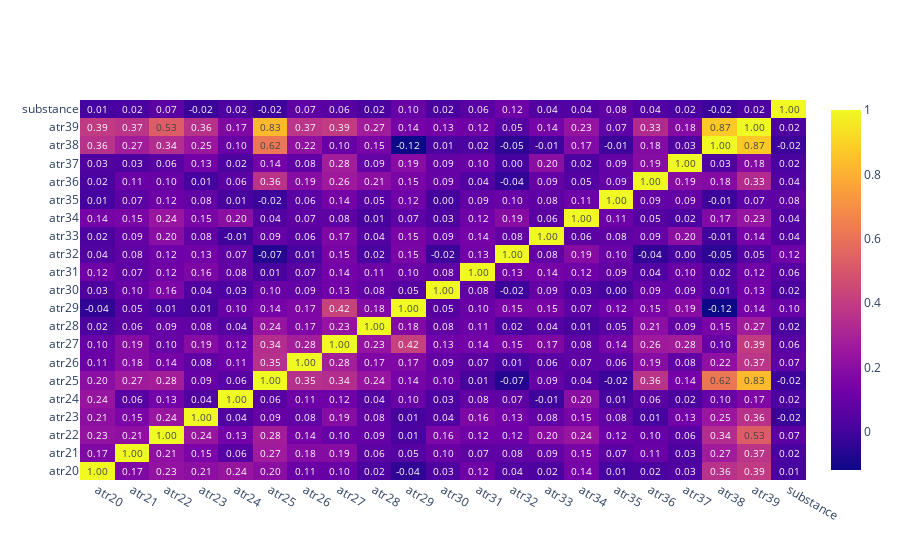

Source (notebook cell):
### Code cell
dataframe = regular_sentences.join([y])
correlation_matrix(dataframe)

### Figure 1 — Plotly figure (JSON) as saved in the notebook; plotly's stock layout.template omitted (floating-point values rounded to 4 significant figures; data arrays with more than 128 entries replaced by an {"elided": "..."} marker saying what was removed)
{"data": [{"text": {"elided": "21x21 float values"}, "texttemplate": "%{text:.2f}", "type": "heatmap", "x": ["atr20", "atr21", "atr22", "atr23", "atr24", "atr25", "atr26", "atr27", "atr28", "atr29", "atr30", "atr31", "atr32", "atr33", "atr34", "atr35", "atr36", "atr37", "atr38", "atr39", "substance"], "y": ["atr20", "atr21", "atr22", "atr23", "atr24", "atr25", "atr26", "atr27", "atr28", "atr29", "atr30", "atr31", "atr32", "atr33", "atr34", "atr35", "atr36", "atr37", "atr38", "atr39", "substance"], "z": {"elided": "21x21 float values"}}], "layout": {}}
